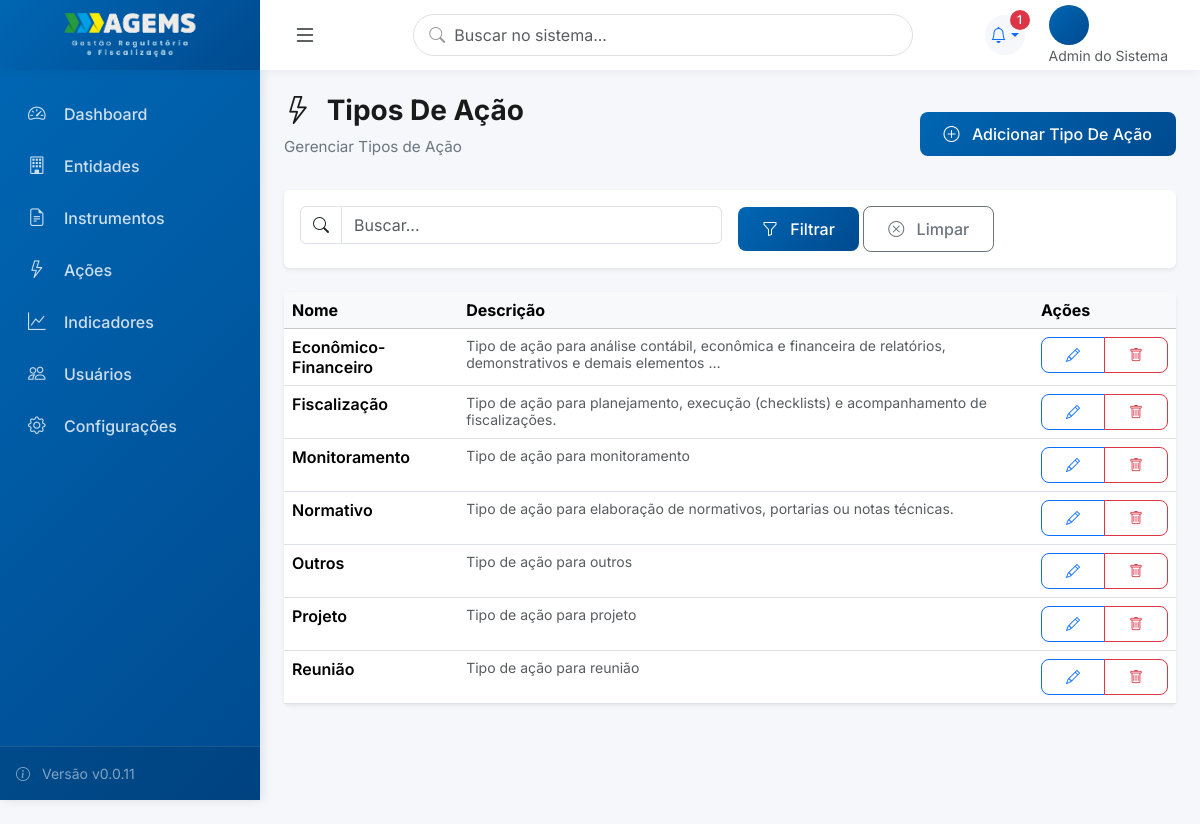
The page /tipos-acao/ (signed in) on the database its author committed.
### usuarios/models.py (models this page shows, shortened)
class Usuario(AbstractUser):
    PERFIL_CHOICES = [
        (0, 'Admin do Sistema'),
        (1, 'Gestor (Diretor)'),
        (2, 'Gestor (Assessor)'),
        (3, 'Técnico (Coordenador)'),
        (4, 'Técnico (Executor)'),
        (5, 'Visualizador (Auditor)'),
    ]
    perfil = models.IntegerField(
        choices=PERFIL_CHOICES,
        default=4,
        verbose_name='Perfil de Acesso',
        help_text='Define o nível de acesso e permissões do usuário'
    )
    diretoria = models.ForeignKey(
        'core.Diretoria',
        on_delete=models.SET_NULL,
        null=True,
        blank=True,
        related_name='usuarios_diretoria',
        verbose_name='Diretoria',
        help_text='Diretoria principal do usuário (obrigatório para perfis 1-5)'
    )
    subunidade = models.ForeignKey(
        'core.Subunidade',
        on_delete=models.SET_NULL,
        null=True,
        blank=True,
        related_name='usuarios',
        verbose_name='Subunidade',
        help_text='Subunidade específica (obrigatório para perfis 2, 3, 4)'
    )
    diretorias_visualizacao = models.ManyToManyField(
        'core.Diretoria',
        blank=True,
        related_name='visualizadores',
        verbose_name='Diretorias para Visualização',
        help_text='Diretorias que o visualizador pode acessar (apenas para perfil 5)'
    )
    cargo = models.CharField(max_length=100, blank=True, verbose_name='Cargo')
    setor = models.CharField(max_length=100, blank=True, verbose_name='Setor/Departamento')
    telefone = models.CharField(max_length=20, blank=True, verbose_name='Telefone')
    entidade = models.ForeignKey(
        'entidades.Entidade',
        on_delete=models.SET_NULL,
        null=True,
        blank=True,
        related_name='usuarios',
        verbose_name='Entidade'
    )
    senha_temporaria = models.BooleanField(
        default=False,
        verbose_name='Senha Temporária',
        help_text='Se True, usuário será forçado a trocar senha no próximo login'
    )
    ativo = models.BooleanField(default=True, verbose_name='Usuário Ativo')
    data_criacao = models.DateTimeField(auto_now_add=True, verbose_name='Data de Criação')
    data_atualizacao = models.DateTimeField(auto_now=True, verbose_name='Última Atualização')
    class Meta:
        verbose_name = 'Usuário'
        verbose_name_plural = 'Usuários'
        ordering = ['first_name', 'last_name']
        indexes = [
            models.Index(fields=['perfil']),
            models.Index(fields=['diretoria']),
            models.Index(fields=['subunidade']),
        ]

### core/models.py (models this page shows, shortened)
class TipoAcao(models.Model):
    nome = models.CharField('Nome do Tipo', max_length=100, unique=True)
    descricao = models.TextField('Descrição', blank=True)
    ativo = models.BooleanField('Ativo', default=True)
    class Meta:
        verbose_name = 'Tipo de Ação'
        verbose_name_plural = 'Tipos de Ação'
        ordering = ['nome']

### core/core_views.py (the view)
# urls.py: path('tipos-acao/', TipoAcaoListView.as_view(), name='tipoacao_list'),
class TipoAcaoListView(ModernListView):
    model = TipoAcao
    template_name = 'core/tipoacao_list.html'
    icon = "bi bi-lightning"
    create_url = 'tipoacao_create'

### core/views.py (called while the page is built)
    def get_context_data(self, **kwargs):
        context = super().get_context_data(**kwargs)
        context['title'] = getattr(self, 'title', self.model._meta.verbose_name_plural.title())
        context['subtitle'] = getattr(self, 'subtitle', f'Gerenciar {self.model._meta.verbose_name_plural}')
        context['icon'] = getattr(self, 'icon', 'bi bi-list')
        context['singular_name'] = self.model._meta.verbose_name.title()
        context['create_url'] = getattr(self, 'create_url', f'{self.model._meta.model_name}_create')
        return context

    def get_queryset(self):
        queryset = self.model.objects.all()
        search = self.request.GET.get('q')
        if search and hasattr(self, 'search_fields'):
            from django.db.models import Q
            query = Q()
            for field in self.search_fields:
                query |= Q(**{f'{field}__icontains': search})
            queryset = queryset.filter(query)
        return queryset

### templates/core/tipoacao_list.html
﻿{% extends 'components/list_view.html' %}
{% block table_headers %}
<th>Nome</th>
<th>Descrição</th>
{% endblock %}
{% block table_rows %}
{% for item in object_list %}
<tr>
    <td>
        <div class="fw-semibold">{{item.nome}}</div>
    </td>
    <td>
        {% if item.descricao %}
        <small class="text-muted">{{item.descricao|truncatewords:15}}</small>
        {% else %}
        <small class="text-muted">-</small>
        {% endif %}
    </td>
    <td>
        <div class="btn-group btn-group-sm">
            <a href="{% url 'tipoacao_edit' item.pk %}" class="btn btn-outline-primary" title="Editar">
                <i class="bi bi-pencil"></i>
            </a>
            <a href="{% url 'tipoacao_delete' item.pk %}" class="btn btn-outline-danger" title="Excluir">
                <i class="bi bi-trash"></i>
            </a>
        </div>
    </td>
</tr>
{% endfor %}
{% endblock %}

### templates/base_modern.html (shortened to what this page needs)
﻿{% load static %}
<!DOCTYPE html>
<html lang="pt-BR">
<head>
    <link href="https://cdn.jsdelivr.net/npm/bootstrap@5.3.2/dist/css/bootstrap.min.css" rel="stylesheet">
    <link rel="stylesheet" href="https://cdn.jsdelivr.net/npm/bootstrap-icons@1.11.1/font/bootstrap-icons.css">
    <link rel="stylesheet" href="https://cdnjs.cloudflare.com/ajax/libs/font-awesome/6.4.2/css/all.min.css">
</head>
<body>
    <aside class="sidebar" id="sidebar">
        <ul class="sidebar-nav">
            <li class="sidebar-nav-item">
                <a href="/" class="sidebar-nav-link {% if request.path == '/' %}active{% endif %}">
                    <i class="bi bi-speedometer2"></i>
                    <span>Dashboard</span>
                </a>
            </li>
            {% if perms.entidades.view_entidade %}
            <li class="sidebar-nav-item">
                <a href="{% url 'entidade_list' %}" class="sidebar-nav-link">
                    <i class="bi bi-building"></i>
                    <span>Entidades</span>
                </a>
            </li>
            {% endif %}
            {% if perms.instrumentos.view_instrumento %}
            <li class="sidebar-nav-item">
                <a href="{% url 'instrumento_list' %}" class="sidebar-nav-link">
                    <i class="bi bi-file-earmark-text"></i>
                    <span>Instrumentos</span>
                </a>
            </li>
            {% endif %}
            {% if perms.acoes.view_acao %}
            <li class="sidebar-nav-item">
                <a href="{% url 'acao_list' %}" class="sidebar-nav-link">
                    <i class="bi bi-lightning"></i>
                    <span>Ações</span>
                </a>
            </li>
            {% endif %}
            {% if perms.indicadores.view_indicador %}
            <li class="sidebar-nav-item">
                <a href="{% url 'indicador_list' %}" class="sidebar-nav-link">
                    <i class="bi bi-graph-up"></i>
                    <span>Indicadores</span>
                </a>
            </li>
            {% endif %}
            {% if user.is_authenticated and user.perfil <= 3 %}
                <li class="sidebar-nav-item">
                    <a href="{% url 'usuario_list' %}" class="sidebar-nav-link">
                        <i class="bi bi-people"></i>
                        <span>Usuários</span>
                    </a>
                </li>
                <li class="sidebar-nav-item">
                    <a href="{% url 'configuracoes' %}" class="sidebar-nav-link">
                        <i class="bi bi-gear"></i>
                        <span>Configurações</span>
                    </a>
                </li>
                {% endif %}
        </ul>
        <div class="sidebar-footer">
            <div class="text-white-50 small">
                <i class="bi bi-info-circle me-2"></i>
                Versão v0.0.11
            </div>
        </div>
    </aside>
    <main class="main-content">
        <header class="top-header">
            <div class="d-flex align-items-center h-100">
                <div class="header-brand-box">
                    <a href="/" class="sidebar-brand">
                        <img src="{% static 'img/logo.png' %}" alt="AGEMS" style="max-width: 140px; height: auto;">
                    </a>
                </div>
                <button class="btn btn-link text-dark ms-2" id="sidebarToggle">
                    <i class="bi bi-list fs-4"></i>
                </button>
            </div>
            <div class="header-search position-relative d-none d-lg-block">
                <i class="bi bi-search"></i>
                <input type="search" class="form-control" placeholder="Buscar no sistema...">
            </div>
            <div class="header-actions">
                <div class="dropdown">
                    <a class="header-icon dropdown-toggle text-decoration-none" href="#" id="alertsDropdown"
                        data-bs-toggle="dropdown" aria-expanded="false">
                        <i class="bi bi-bell"></i>
                        <span id="alertCount" class="badge bg-danger rounded-pill">0</span>
                    </a>
                </div>
                <div class="user-profile dropdown">
                    <div data-bs-toggle="dropdown">
                        <div class="user-avatar">
                        </div>
                        <div class="d-none d-md-block">
                            <div class="small text-muted">{{user.get_perfil_display}}</div>
                        </div>
                    </div>
                </div>
            </div>
        </header>
        <div class="content-area">
            {% block content %}{% endblock %}
        </div>
    </main>
</body>
</html>

### templates/base_modern.html (style rules this page uses)
:root { --primary-color: #0066B3; --secondary-color: #6c757d; --success-color: #198754; --danger-color: #dc3545; --warning-color: #ffc107; --info-color: #0dcaf0; --gold-color: #FFC300; --dark-color: #212529; --light-color: #f8f9fa; --sidebar-width: 260px; --header-height: 70px; --transition-speed: 0.3s; }
* { margin: 0; padding: 0; box-sizing: border-box; }
body { font-family: 'Inter', sans-serif; background-color: #f5f7fa; color: #333; overflow-x: hidden; transition: padding-left var(--transition-speed) ease; }
.sidebar { position: fixed; top: var(--header-height); left: 0; height: calc(100vh - var(--header-height)); width: var(--sidebar-width); background: linear-gradient(135deg, #0066B3 0%, #004A8F 100%); padding: 0; z-index: 1000; transition: all var(--transition-speed) ease; box-shadow: 2px 0 10px rgba(0, 0, 0, 0.1); overflow-y: auto; }
.sidebar-brand { color: white; font-size: 1.5rem; font-weight: 700; text-decoration: none; display: flex; align-items: center; gap: 0.75rem; }
.sidebar-nav { padding: 1rem 0; list-style: none; }
.sidebar-nav-item { margin: 0.25rem 0.75rem; }
.sidebar-nav-link { display: flex; align-items: center; padding: 0.75rem 1rem; color: rgba(255, 255, 255, 0.8); text-decoration: none; border-radius: 0.5rem; transition: all 0.3s ease; font-weight: 500; }
.sidebar-nav-link i { width: 24px; margin-right: 0.75rem; font-size: 1.1rem; }
.sidebar-footer { position: absolute; bottom: 0; width: 100%; padding: 1rem; background: rgba(0, 0, 0, 0.1); border-top: 1px solid rgba(255, 255, 255, 0.1); }
.main-content { margin-left: var(--sidebar-width); min-height: 100vh; transition: all var(--transition-speed) ease; padding-top: var(--header-height); }
.top-header { background: white; height: var(--header-height); padding: 0 1.5rem 0 0; box-shadow: 0 2px 10px rgba(0, 0, 0, 0.05); display: flex; align-items: center; justify-content: space-between; position: fixed; top: 0; left: 0; right: 0; width: 100%; z-index: 1010; }
.header-brand-box { width: var(--sidebar-width); height: 100%; background: linear-gradient(135deg, #0066B3 0%, #004A8F 100%); display: flex; align-items: center; justify-content: center; padding: 0 1rem; transition: all var(--transition-speed) ease; }
.header-search { flex: 1; max-width: 500px; }
.header-search input { border-radius: 50px; border: 1px solid #e0e0e0; padding: 0.5rem 1.5rem; padding-left: 2.5rem; }
.header-search i { position: absolute; left: 1rem; top: 50%; transform: translateY(-50%); color: #999; }
.header-actions { display: flex; align-items: center; gap: 1rem; }
.header-icon { position: relative; width: 40px; height: 40px; border-radius: 50%; background: #f5f7fa; display: flex; align-items: center; justify-content: center; cursor: pointer; transition: all 0.3s ease; }
.header-icon .badge { position: absolute; top: -5px; right: -5px; font-size: 0.7rem; }
.user-profile { display: flex; align-items: center; gap: 0.75rem; cursor: pointer; padding: 0.5rem; border-radius: 50px; transition: all 0.3s ease; }
.user-avatar { width: 40px; height: 40px; border-radius: 50%; background: linear-gradient(135deg, #0066B3 0%, #004A8F 100%); display: flex; align-items: center; justify-content: center; color: white; font-weight: 600; }
.content-area { padding: 0 1.5rem; }
.badge { padding: 0.5rem 1rem; border-radius: 50px; font-weight: 500; font-size: 0.85rem; }
.btn { padding: 0.625rem 1.5rem; border-radius: 0.5rem; font-weight: 500; transition: all 0.3s ease; }

### templates/alertas_script_v2.html (style rules this page uses)
#alertCount { min-width: 20px; height: 20px; font-size: 0.75rem; line-height: 20px; padding: 0 6px; }

### rows shown on the page
Usuario: perfil "Admin do Sistema"
TipoAcao: nome "Econômico-Financeiro", descricao "Tipo de ação para análise contábil, econômica e financeira de relatórios, demonstrativos e demais elementos …"
TipoAcao: nome "Fiscalização", descricao "Tipo de ação para planejamento, execução (checklists) e acompanhamento de fiscalizações."
TipoAcao: nome "Monitoramento", descricao "Tipo de ação para monitoramento"
TipoAcao: nome "Normativo", descricao "Tipo de ação para elaboração de normativos, portarias ou notas técnicas."
TipoAcao: nome "Outros", descricao "Tipo de ação para outros"
TipoAcao: nome "Projeto", descricao "Tipo de ação para projeto"
TipoAcao: nome "Reunião", descricao "Tipo de ação para reunião"

### other values the page prints
{{ title }} "Tipos De Ação"
{{ subtitle }} "Gerenciar Tipos de Ação"
{{ singular_name }} "Tipo De Ação"
